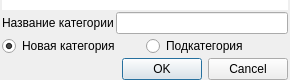
<?xml version="1.0" encoding="UTF-8"?>
<ui version="4.0">
 <class>Dialog</class>
 <widget class="QDialog" name="Dialog">
  <property name="geometry">
   <rect>
    <x>0</x>
    <y>0</y>
    <width>290</width>
    <height>80</height>
   </rect>
  </property>
  <property name="windowTitle">
   <string>Добавление категории</string>
  </property>
  <layout class="QGridLayout" name="gridLayout">
   <property name="leftMargin">
    <number>2</number>
   </property>
   <property name="topMargin">
    <number>0</number>
   </property>
   <property name="rightMargin">
    <number>2</number>
   </property>
   <property name="bottomMargin">
    <number>0</number>
   </property>
   <property name="spacing">
    <number>2</number>
   </property>
   <item row="2" column="0" colspan="2">
    <layout class="QHBoxLayout" name="horizontalLayout">
     <item>
      <widget class="QRadioButton" name="rb_new">
       <property name="text">
        <string>Новая категория</string>
       </property>
       <property name="checked">
        <bool>true</bool>
       </property>
      </widget>
     </item>
     <item>
      <widget class="QRadioButton" name="rb_old">
       <property name="text">
        <string>Подкатегория</string>
       </property>
      </widget>
     </item>
    </layout>
   </item>
   <item row="1" column="1">
    <widget class="QLineEdit" name="le_name"/>
   </item>
   <item row="1" column="0">
    <widget class="QLabel" name="lb_name">
     <property name="text">
      <string>Название категории</string>
     </property>
    </widget>
   </item>
   <item row="0" column="0" colspan="2">
    <widget class="QWidget" name="widget" native="true">
     <property name="minimumSize">
      <size>
       <width>0</width>
       <height>10</height>
      </size>
     </property>
     <property name="styleSheet">
      <string notr="true">background-color: rgb(255, 255, 255);</string>
     </property>
    </widget>
   </item>
   <item row="4" column="1">
    <widget class="QDialogButtonBox" name="buttonBox">
     <property name="orientation">
      <enum>Qt::Horizontal</enum>
     </property>
     <property name="standardButtons">
      <set>QDialogButtonBox::Cancel|QDialogButtonBox::Ok</set>
     </property>
    </widget>
   </item>
   <item row="3" column="0">
    <spacer name="verticalSpacer">
     <property name="orientation">
      <enum>Qt::Vertical</enum>
     </property>
     <property name="sizeHint" stdset="0">
      <size>
       <width>20</width>
       <height>40</height>
      </size>
     </property>
    </spacer>
   </item>
  </layout>
 </widget>
 <resources/>
 <connections>
  <connection>
   <sender>buttonBox</sender>
   <signal>accepted()</signal>
   <receiver>Dialog</receiver>
   <slot>accept()</slot>
   <hints>
    <hint type="sourcelabel">
     <x>287</x>
     <y>71</y>
    </hint>
    <hint type="destinationlabel">
     <x>157</x>
     <y>79</y>
    </hint>
   </hints>
  </connection>
  <connection>
   <sender>buttonBox</sender>
   <signal>rejected()</signal>
   <receiver>Dialog</receiver>
   <slot>reject()</slot>
   <hints>
    <hint type="sourcelabel">
     <x>287</x>
     <y>77</y>
    </hint>
    <hint type="destinationlabel">
     <x>286</x>
     <y>79</y>
    </hint>
   </hints>
  </connection>
 </connections>
</ui>
